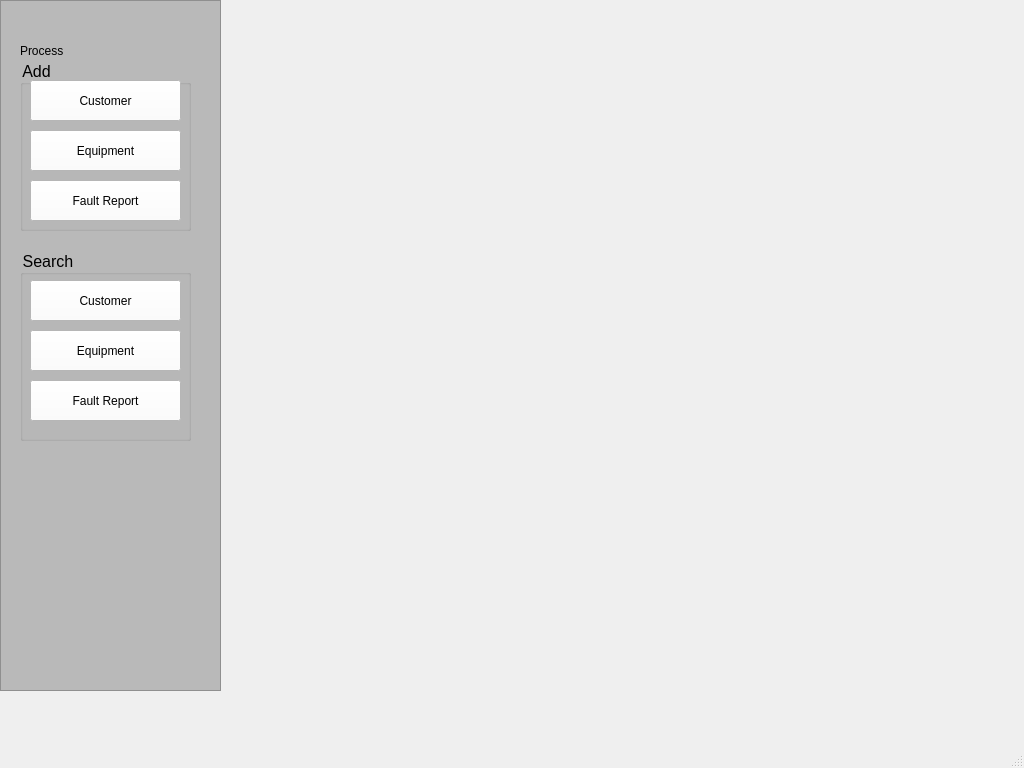
<ui version="4.0" >
 <class>MainWindow</class>
 <widget class="QMainWindow" name="MainWindow" >
  <property name="geometry" >
   <rect>
    <x>0</x>
    <y>0</y>
    <width>1024</width>
    <height>768</height>
   </rect>
  </property>
  <property name="font" >
   <font>
    <pointsize>12</pointsize>
   </font>
  </property>
  <property name="contextMenuPolicy" >
   <enum>Qt::NoContextMenu</enum>
  </property>
  <property name="windowTitle" >
   <string>MainWindow</string>
  </property>
  <property name="dockOptions" >
   <set>QMainWindow::AllowNestedDocks|QMainWindow::AllowTabbedDocks|QMainWindow::AnimatedDocks</set>
  </property>
  <widget class="QWidget" name="centralwidget" >
   <widget class="QLabel" name="label" >
    <property name="geometry" >
     <rect>
      <x>1010</x>
      <y>650</y>
      <width>91</width>
      <height>51</height>
     </rect>
    </property>
    <property name="text" >
     <string/>
    </property>
   </widget>
   <widget class="QFrame" name="frame" >
    <property name="geometry" >
     <rect>
      <x>0</x>
      <y>0</y>
      <width>221</width>
      <height>691</height>
     </rect>
    </property>
    <property name="styleSheet" >
     <string notr="true" >background-color: rgb(185, 185, 185);</string>
    </property>
    <property name="frameShape" >
     <enum>QFrame::StyledPanel</enum>
    </property>
    <property name="frameShadow" >
     <enum>QFrame::Raised</enum>
    </property>
    <widget class="QLabel" name="label_2" >
     <property name="geometry" >
      <rect>
       <x>20</x>
       <y>40</y>
       <width>81</width>
       <height>21</height>
      </rect>
     </property>
     <property name="text" >
      <string>Process</string>
     </property>
    </widget>
    <widget class="QGroupBox" name="groupBox" >
     <property name="geometry" >
      <rect>
       <x>20</x>
       <y>60</y>
       <width>171</width>
       <height>171</height>
      </rect>
     </property>
     <property name="font" >
      <font>
       <pointsize>12</pointsize>
      </font>
     </property>
     <property name="styleSheet" >
      <string notr="true" >border-color: rgb(6, 6, 6);</string>
     </property>
     <property name="title" >
      <string>Add</string>
     </property>
     <widget class="QPushButton" name="pushButton" >
      <property name="geometry" >
       <rect>
        <x>10</x>
        <y>20</y>
        <width>151</width>
        <height>41</height>
       </rect>
      </property>
      <property name="styleSheet" >
       <string notr="true" >background-color: rgb(255, 255, 255);
font: 12pt "Sans Serif";</string>
      </property>
      <property name="text" >
       <string>Customer</string>
      </property>
      <property name="icon" >
       <iconset>
        <normaloff>../add.ico</normaloff>../add.ico</iconset>
      </property>
     </widget>
     <widget class="QPushButton" name="pushButton_2" >
      <property name="geometry" >
       <rect>
        <x>10</x>
        <y>70</y>
        <width>151</width>
        <height>41</height>
       </rect>
      </property>
      <property name="styleSheet" >
       <string notr="true" >font: 12pt "Sans Serif";
background-color: rgb(255, 255, 255);</string>
      </property>
      <property name="text" >
       <string>Equipment</string>
      </property>
      <property name="icon" >
       <iconset>
        <normaloff>../add.ico</normaloff>../add.ico</iconset>
      </property>
     </widget>
     <widget class="QPushButton" name="pushButton_3" >
      <property name="geometry" >
       <rect>
        <x>10</x>
        <y>120</y>
        <width>151</width>
        <height>41</height>
       </rect>
      </property>
      <property name="styleSheet" >
       <string notr="true" >background-color: rgb(255, 255, 255);
font: 12pt "Sans Serif";</string>
      </property>
      <property name="text" >
       <string>Fault Report</string>
      </property>
      <property name="icon" >
       <iconset>
        <normaloff>../add.ico</normaloff>../add.ico</iconset>
      </property>
     </widget>
    </widget>
    <widget class="QGroupBox" name="groupBox_2" >
     <property name="geometry" >
      <rect>
       <x>20</x>
       <y>250</y>
       <width>171</width>
       <height>191</height>
      </rect>
     </property>
     <property name="font" >
      <font>
       <pointsize>12</pointsize>
      </font>
     </property>
     <property name="title" >
      <string>Search</string>
     </property>
     <widget class="QPushButton" name="pushButton_4" >
      <property name="geometry" >
       <rect>
        <x>10</x>
        <y>30</y>
        <width>151</width>
        <height>41</height>
       </rect>
      </property>
      <property name="styleSheet" >
       <string notr="true" >background-color: rgb(255, 255, 255);
font: 12pt "Sans Serif";</string>
      </property>
      <property name="text" >
       <string>Customer</string>
      </property>
      <property name="icon" >
       <iconset>
        <normaloff>../search.ico</normaloff>../search.ico</iconset>
      </property>
     </widget>
     <widget class="QPushButton" name="pushButton_5" >
      <property name="geometry" >
       <rect>
        <x>10</x>
        <y>80</y>
        <width>151</width>
        <height>41</height>
       </rect>
      </property>
      <property name="styleSheet" >
       <string notr="true" >font: 12pt "Sans Serif";
background-color: rgb(255, 255, 255);</string>
      </property>
      <property name="text" >
       <string>Equipment</string>
      </property>
      <property name="icon" >
       <iconset>
        <normaloff>../search.ico</normaloff>../search.ico</iconset>
      </property>
     </widget>
     <widget class="QPushButton" name="pushButton_6" >
      <property name="geometry" >
       <rect>
        <x>10</x>
        <y>130</y>
        <width>151</width>
        <height>41</height>
       </rect>
      </property>
      <property name="styleSheet" >
       <string notr="true" >background-color: rgb(255, 255, 255);
font: 12pt "Sans Serif";</string>
      </property>
      <property name="text" >
       <string>Fault Report</string>
      </property>
      <property name="icon" >
       <iconset>
        <normaloff>../search.ico</normaloff>../search.ico</iconset>
      </property>
     </widget>
    </widget>
   </widget>
  </widget>
  <widget class="QMenuBar" name="menubar" >
   <property name="geometry" >
    <rect>
     <x>0</x>
     <y>0</y>
     <width>1024</width>
     <height>31</height>
    </rect>
   </property>
  </widget>
  <widget class="QStatusBar" name="statusbar" />
  <action name="actionFgdfgdf" >
   <property name="text" >
    <string>fgdfgdf</string>
   </property>
  </action>
 </widget>
 <resources/>
 <connections/>
</ui>
